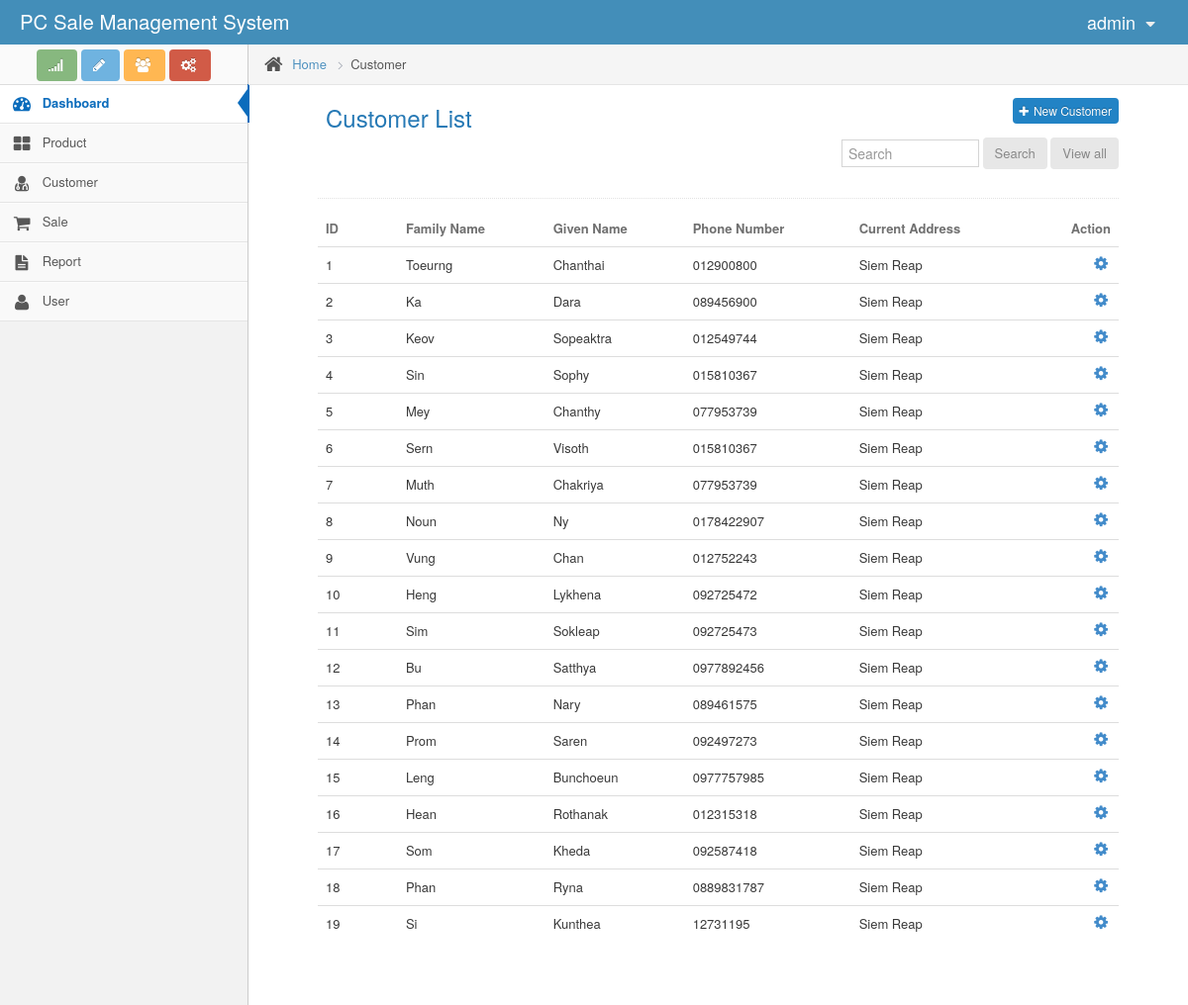
Screenshot of /customer.php (signed in) with the database file from the repository.
### tables this page shows
CREATE TABLE `tbl_customer` (
  `customer_id` int(11) NOT NULL AUTO_INCREMENT,
  `family_name` varchar(255) NOT NULL,
  `given_name` varchar(255) NOT NULL,
  `phone_number` varchar(255) NOT NULL,
  `current_address` varchar(255) NOT NULL,
  PRIMARY KEY (`customer_id`)
);

### customer.php (the view, shortened to what this page needs)
<?php
	include('includes/database.php');
	include('includes/header.php');
	include('includes/menu.php');
?>
<div class="main-content">
    <div class="breadcrumbs" id="breadcrumbs">
        <ul class="breadcrumb">
            <li>
                <i class="icon-home home-icon"></i>
                <a href="/">Home</a>
                <span class="divider">
                    <i class="icon-angle-right arrow-icon"></i>
                </span>
            </li>
            <li class="active">Customer</li>
        </ul>
    </div>
    <div class="page-content">
    	<div class="page-header position-relative">
        	<div class="pull-left">
            	<h1> Customer List </h1>
           	</div>
            <div class="pull-right">
            	<a href="newcustomer.php?page=newcustomer" class="btn btn-primary btn-mini"><i class="icon-plus mr"></i>New Customer</a>
           	</div>
            <div class="row-fluid">
                <div class="span6" style="float:right">
                    <div class="dataTables_filter" id="sample-table-2_filter" style="margin-right:0 !important">
                        <form action="" method="post">
                            <input type="text" name="txtsearch" placeholder="Search" style="margin-bottom:0" value="<?php if(isset($_POST['btnsearch'])) echo $_POST['txtsearch'] ?>">
                            <button class="btn btn-light btn-small" name="btnsearch" type="submit" >Search</button>
                            <button class="btn btn-light btn-small" name="viewall" type="submit" >View all</button>
                        </form>
                    </div>
                </div>
            </div>
        </div>
        <div class="row-fluid">
        <table id="sample-table-1" class="table" >
            <thead>
            <tr style="border-top:none !important">
                <th style="width:10%">ID</th>
                <th>Family Name</th>
                <th>Given Name</th>
                <th>Phone Number</th>
                <th>Current Address</th>
                <th style="text-align:right">Action</th>
            </tr>
            </thead>
            <tbody>
            <?php
                if(isset($_POST['btnsearch'])){
                    $txtsearch = trim($_POST['txtsearch']);
                    $sql = "SELECT cu.*,(CASE WHEN sa.payment_date IS NOT NULL THEN 'Bought' ELSE 'Free' END) as cus_status
                            FROM tbl_customer cu
                            LEFT JOIN tbl_sale sa on (sa.customer_id = cu.customer_id) WHERE CONCAT_WS(' OR ', cu.customer_id, cu.family_name, cu.given_name, cu.phone_number, cu.current_address) LIKE '%". $txtsearch ."%' GROUP BY customer_id ORDER BY customer_id";
                }elseif(isset($_POST['viewall']) || !isset($_POST['txtsearch'])){
                    $sql = "SELECT cu.*,(CASE WHEN sa.payment_date IS NOT NULL THEN 'Bought' ELSE 'Free' END) as cus_status
                            FROM tbl_customer cu
                            LEFT JOIN tbl_sale sa on (sa.customer_id = cu.customer_id) GROUP BY customer_id ORDER BY customer_id";
                }
                $result = $db->query($sql);
               while ($rows = $result->fetch_array(MYSQLI_ASSOC)) {
                    echo '<tr>';
                        echo '<td>'.$rows['customer_id'].'</td>';
                        echo '<td>'.ucwords($rows['family_name']).'</td>';
                        echo '<td>'.ucwords($rows['given_name']).'</td>' ;
                        echo '<td>'.$rows['phone_number'].'</td>' ;
                        echo '<td>'.ucwords($rows['current_address']).'</td>' ;
                ?>           <td> <ul class="nav ace-nav action-nav">
                            <li class="light-blue" style="background:#fff !important">
                            <a data-toggle="dropdown" href="#" class="dropdown-toggle action-a" style="padding:0 !important">
                                <i class="icon-gear" style="color:#428BCA !important"></i>
                            </a>
                    </li></ul></td>
                    </tr>
                <?php
                }
                ?>
            </tbody>
        </table>
        </div>
    </div>
</div>
<?php include('includes/footer.php'); ?>

### includes/header.php (shortened to what this page needs)
<!DOCTYPE html>
<html lang="en">
	<head>
		<link href="/assets/css/bootstrap.min.css" rel="stylesheet" />
		<link href="/assets/css/bootstrap-responsive.min.css" rel="stylesheet" />
		<link rel="stylesheet" href="/assets/css/font-awesome.min.css" />
        <link rel="stylesheet" href="/assets/css/style.css" />
		<link rel="stylesheet" href="/assets/css/ace.min.css" />
		<link rel="stylesheet" href="/assets/css/ace-responsive.min.css" />
		<link rel="stylesheet" href="/assets/css/ace-skins.min.css" />
        <link rel="stylesheet" href="/assets/css/datepicker.css" />
        <link rel="stylesheet" href="/assets/css/chosen.css" />
    </head>
<body>
	<div class="navbar">
			<div class="navbar-inner">
				<div class="container-fluid">
					<a href="/" class="brand">
						<small>
							PC Sale Management System
						</small>
					</a>
					<ul class="nav ace-nav pull-right">
						<li class="light-blue">
							<a data-toggle="dropdown" href="#" class="dropdown-toggle login-name">
								<?php echo $_SESSION['user']; ?>
								<i class="icon-caret-down"></i>
							</a>
						</li>
					</ul>
				</div>
			</div>
		</div>
	<div class="main-container container-fluid">

### includes/menu.php (shortened to what this page needs)
<div class="sidebar" id="sidebar">
				<div class="sidebar-shortcuts" id="sidebar-shortcuts">
					<div class="sidebar-shortcuts-large" id="sidebar-shortcuts-large">
						<button class="btn btn-small btn-success">
							<i class="icon-signal"></i>
						</button>
						<button class="btn btn-small btn-info">
							<i class="icon-pencil"></i>
						</button>
						<button class="btn btn-small btn-warning">
							<i class="icon-group"></i>
						</button>
						<button class="btn btn-small btn-danger">
							<i class="icon-cogs"></i>
						</button>
					</div>
				</div>
				<ul class="nav nav-list">
					<li class="<?php if (empty($_GET["page"])) echo "active"; ?>">
						<a href="./">
							<i class="icon-dashboard"></i>
							<span class="menu-text"> Dashboard </span>
						</a>
					</li>
					<li class="<?php if  (isset($_GET["page"]) and ($_GET["page"]=="product")) echo "active"; ?>">
						<a href="product.php?page=product">
							<i class="icon-th-large"></i>
							<span class="menu-text"> Product </span>
                        </a>
					</li>
					<li class="<?php if  (isset($_GET["page"]) and ($_GET["page"]=="customer")) echo "active"; ?>">
						<a href="customer.php?page=customer">
							<i class="icon-user-md"></i>
							<span class="menu-text"> Customer </span>
						</a>
					</li>
                    <li class="<?php if  (isset($_GET["page"]) and ($_GET["page"]=="sale")) echo "active"; ?>">
						<a href="sale.php?page=sale">
							<i class="icon-shopping-cart"></i>
							<span class="menu-text"> Sale </span>
                        </a>
					</li>
					<li class="<?php if  (isset($_GET["page"]) and ($_GET["page"]=="report")) echo "active"; ?>">
						<a href="report.php?page=report">
							<i class="icon-file-text"></i>
							<span class="menu-text"> Report </span>
						</a>
					</li>
					<?php if($_SESSION['type'] == 'admin'){ ?>
                    <li class="<?php if  (isset($_GET["page"]) and ($_GET["page"]=="user")) echo "active"; ?>">
						<a href="user.php?page=user">
							<i class="icon-user"></i>
							<span class="menu-text"> User </span>
						</a>
					</li>
					<?php } ?>
				</ul>
			</div>

### includes/footer.php
	</div>
</body>
</html>

### assets/css/style.css (style rules this page uses)
body { font-family:"Helvetica Neue",Helvetica,Arial,sans-serif !important; }
.ace-nav>li.light-blue { background: none !important; }
.ace-nav>li { background: none !important; }
.navbar .nav>li>a { font-size:18px !important; background: #438eb9 !important; }
.sidebar { width:250px !important; }
.main-content { margin-left: 251px !important; min-height:630px !important; }
.page-content { margin: 5px 50px 20px !important; }
.btn { border-radius: 4px !important; -moz-border-radius:4px !important; -webkit-border-radius:4px !important; }
.table thead tr th { background: #ffffff !important; }
.action-nav { margin: 0 !important; }
.action-a { line-height: 0 !important; float: right !important; }
.mr { margin-right: 5px !important; }

### rows the page displays
tbl_customer: customer_id "1", family_name "Toeurng", given_name "Chanthai", phone_number "012900800", current_address "Siem Reap"
tbl_customer: customer_id "2", family_name "Ka", given_name "Dara", phone_number "089456900", current_address "Siem Reap"
tbl_customer: customer_id "3", family_name "Keov", given_name "Sopeaktra", phone_number "012549744", current_address "Siem Reap"
tbl_customer: customer_id "4", family_name "Sin", given_name "Sophy", phone_number "015810367", current_address "Siem Reap"
tbl_customer: customer_id "5", family_name "Mey", given_name "Chanthy", phone_number "077953739", current_address "Siem Reap"
tbl_customer: customer_id "6", family_name "Sern", given_name "Visoth", phone_number "015810367", current_address "Siem Reap"
tbl_customer: customer_id "7", family_name "Muth", given_name "Chakriya", phone_number "077953739", current_address "Siem Reap"
tbl_customer: customer_id "8", family_name "Noun", given_name "Ny", phone_number "0178422907", current_address "Siem Reap"
tbl_customer: customer_id "9", family_name "Vung", given_name "Chan", phone_number "012752243", current_address "Siem Reap"
tbl_customer: customer_id "10", family_name "Heng", given_name "Lykhena", phone_number "092725472", current_address "Siem Reap"
tbl_customer: customer_id "11", family_name "Sim", given_name "Sokleap", phone_number "092725473", current_address "Siem Reap"
tbl_customer: customer_id "12", family_name "Bu", given_name "Satthya", phone_number "0977892456", current_address "Siem Reap"
tbl_customer: customer_id "13", family_name "Phan", given_name "Nary", phone_number "089461575", current_address "Siem Reap"
tbl_customer: customer_id "14", family_name "Prom", given_name "Saren", phone_number "092497273", current_address "Siem Reap"
tbl_customer: customer_id "15", family_name "Leng", given_name "Bunchoeun", phone_number "0977757985", current_address "Siem Reap"
tbl_customer: customer_id "16", family_name "Hean", given_name "Rothanak", phone_number "012315318", current_address "Siem Reap"
tbl_customer: customer_id "17", family_name "Som", given_name "Kheda", phone_number "092587418", current_address "Siem Reap"
tbl_customer: customer_id "18", family_name "Phan", given_name "Ryna", phone_number "0889831787", current_address "Siem Reap"
tbl_customer: customer_id "19", family_name "Si", given_name "Kunthea", phone_number "12731195", current_address "Siem Reap"

### other values shown
$_SESSION['user'] "admin"
